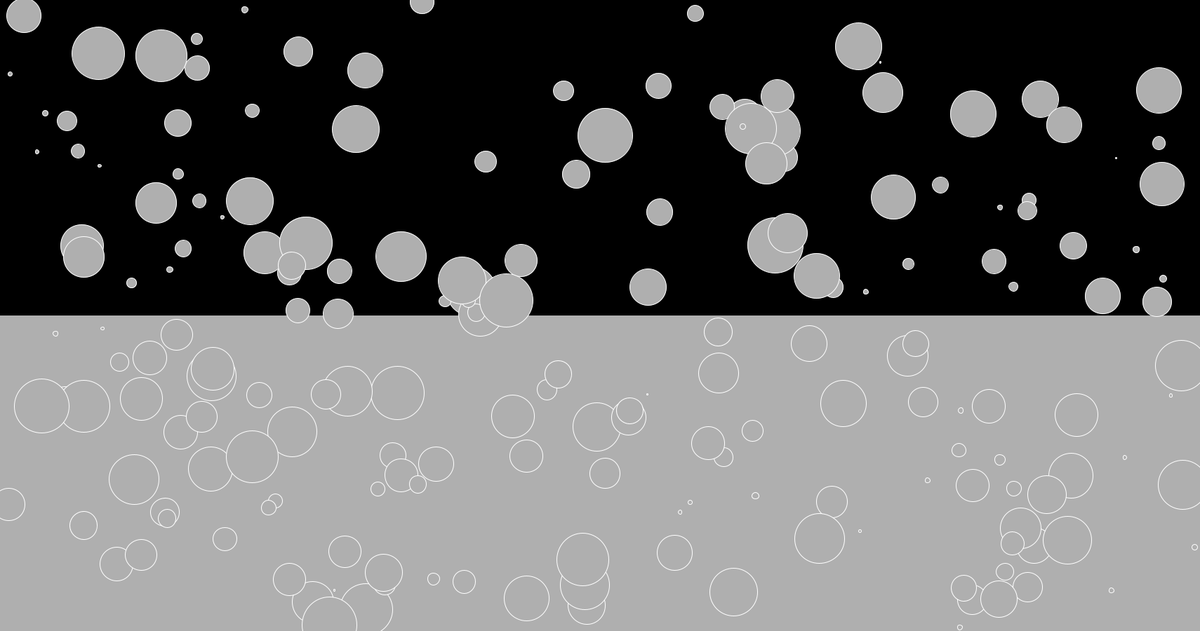
Frame 1 (no input)
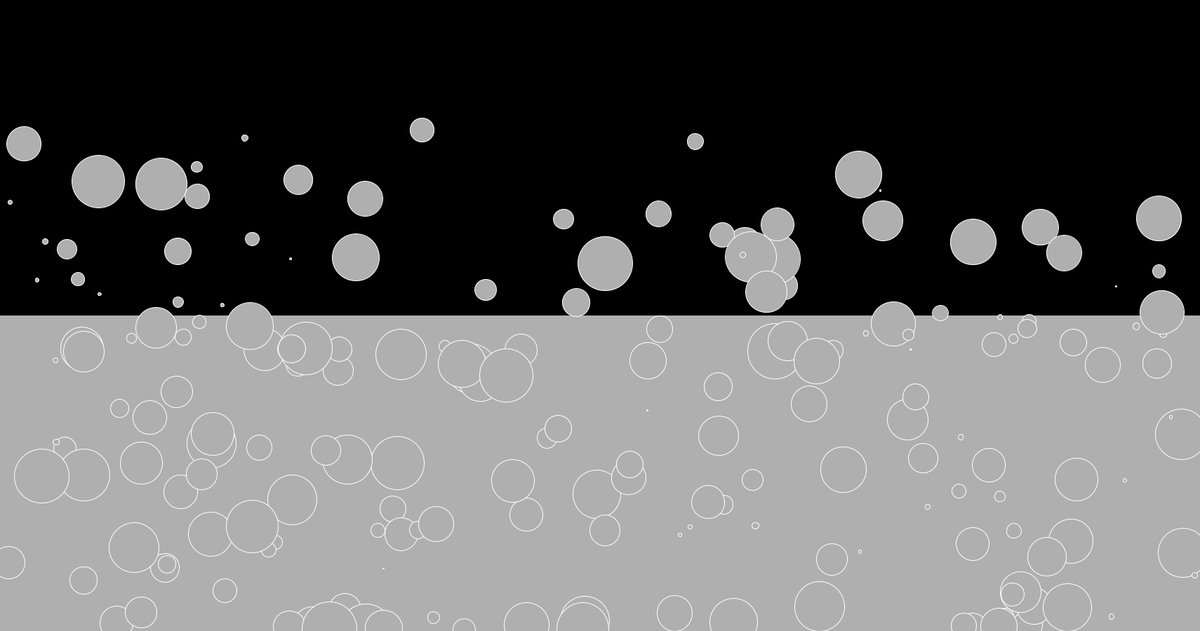
Frame 60 (the mouse pressed at the canvas centre just before this capture)
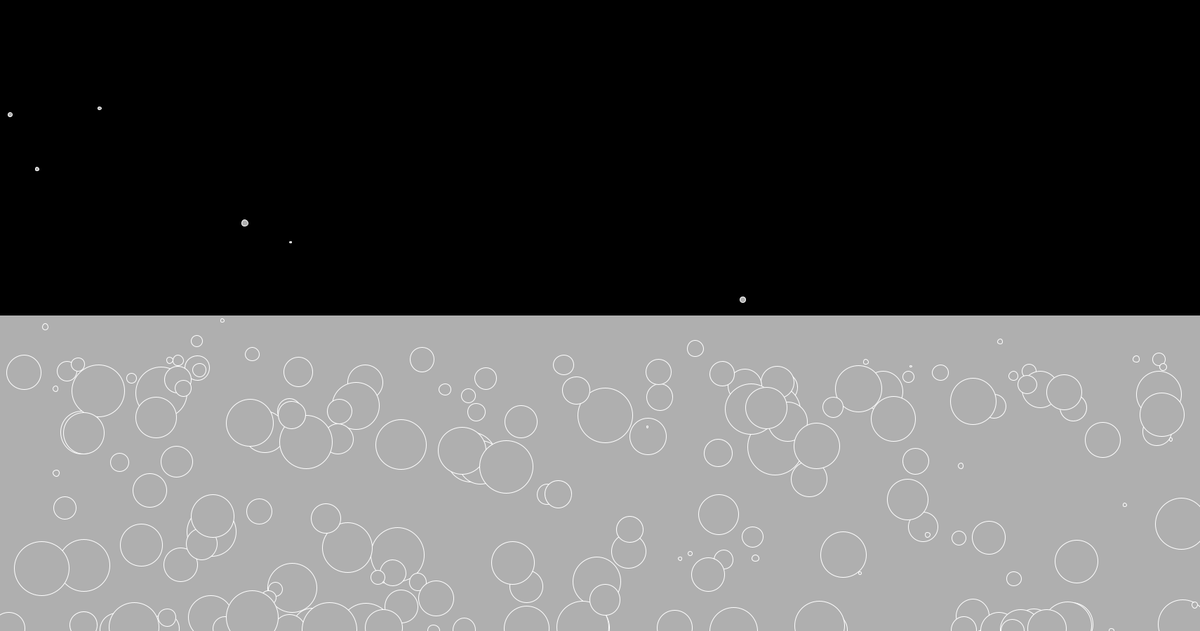
Frame 120 (the mouse held since frame 60 and released just before this capture)

The Processing sketch that drew these frames (run headless with seeded random() and noise(); from frame 60 on, the mouse is pressed at the canvas centre):

// Processing sketch: natureofcodeforces
// ── natureofcodeforces.pde
class Mover {
  
  PVector acceleration;
  PVector location;
  float mass;
  float diameter;
  PVector velocity;
  
  Mover(float m, float x, float y) {
    acceleration = new PVector(0, 0);
    location = new PVector(x, y);
    mass = m;
    diameter = mass * 16;
    velocity = new PVector(0, 0);
  }
  
  void update() {
    velocity.add(acceleration);
    location.add(velocity);
    acceleration.mult(0);
  }
  
  void display() {
    stroke(255);
    fill(175);
    ellipse(location.x, location.y, diameter, diameter);
  }
  
  void adjustForEdges() {
    if (location.x > width) {
      location.x = width;
      velocity.x *= -1;
    } else if (location.x < 0) {
      location.x = 0;
      velocity.x *= -1;
    }
    
    if (location.y > height) {
      location.y = height;
      velocity.y *= -1;
    }
  }
  
  void applyForce(PVector force) {
    PVector f = PVector.div(force, mass);
    acceleration.add(f);
  }
  
  boolean isInside(Liquid l ) {
    boolean inHorizontal = location.x > l.x && location.x < l.x + l.w;
    boolean inVertical = location.y > l.y && location.y < l.y + l.h;
    return inHorizontal && inVertical;
  }
  
  void drag(Liquid l) {
    float speed = velocity.mag();
    float dragMagnitude = l.friction * speed * speed;
    
    PVector drag = velocity.copy();
    drag.mult(-1);
    drag.normalize();
    
    drag.mult(dragMagnitude);
    
    applyForce(drag);
  }
}

class Liquid {
  float x, y, w, h;
  float friction;
  
  Liquid(float x_, float y_, float w_, float h_, float friction_) {
   x = x_;
   y = y_;
   w = w_;
   h = h_;
   friction = friction_;
  }
  
  void display() {
    noStroke();
    fill(175);
    rect(x, y, w, h);
  }
}

int moverCount = 200;
Mover[] movers = new Mover[moverCount];
Liquid liquid;

void setup() {
  size(1710, 900);

  liquid = new Liquid(0, height/2, width, height/2, 0.1);

  for(int i = 0; i < movers.length; i++) {
    movers[i] = new Mover(random(0.1, 5), random(width), random(height));
  }
}


PVector gravity = new PVector(0, 0.1);

void draw() {
  background(0);
  
  liquid.display();

  for (int i = 0; i < movers.length; i++) {
    Mover m = movers[i];

    if (movers[i].isInside(liquid)) {
      movers[i].drag(liquid); 
    }
      
    PVector g = new PVector(gravity.x, gravity.y * m.mass);
    m.applyForce(g);

    m.update();
    m.adjustForEdges();
    m.display();
  }
}
